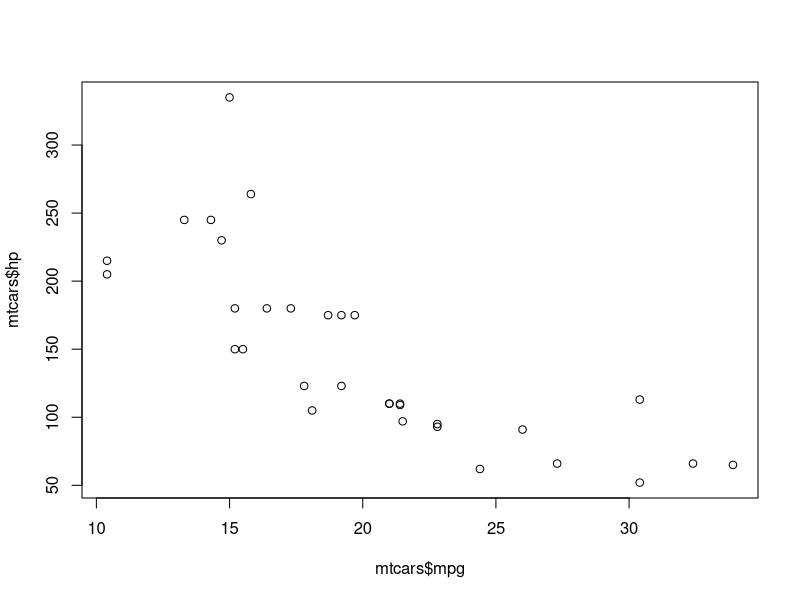
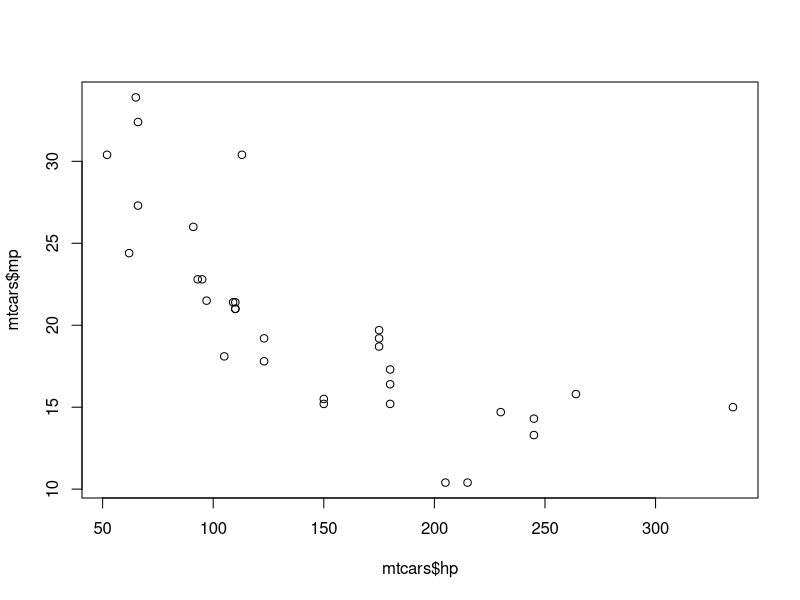

The R script that drew these images, in order:
#import packages
library(tidyverse)

#read in mtcars dataset
data('mtcars')

#view dataset
View(mtcars)

# 4step process/workflow
#1. pull at least once when you start
#2. add files to stage them for next snapshot
#3. commit snapshots - this adds snapshot to history
#4. push commits to the remote (origin)

#summary stats
summary(mtcars)

#plot mpg to hp
plot(mtcars$mpg,mtcars$hp)

#create linear model 
mpg_to_hp <- lm(mpg~hp, data = mtcars)

#redraw plot
mpg_to_hp <- plot(mtcars$mp ~ mtcars$hp)

#add abline to plot
abline(mpg_to_hp)
